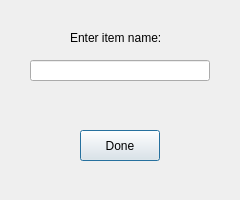
<?xml version="1.0" encoding="UTF-8"?>
<ui version="4.0">
 <class>new_weekly_material</class>
 <widget class="QDialog" name="new_weekly_material">
  <property name="geometry">
   <rect>
    <x>0</x>
    <y>0</y>
    <width>240</width>
    <height>200</height>
   </rect>
  </property>
  <property name="windowTitle">
   <string>Dialog</string>
  </property>
  <widget class="QPushButton" name="pushButton">
   <property name="geometry">
    <rect>
     <x>80</x>
     <y>130</y>
     <width>80</width>
     <height>31</height>
    </rect>
   </property>
   <property name="text">
    <string>Done</string>
   </property>
  </widget>
  <widget class="QLabel" name="label">
   <property name="geometry">
    <rect>
     <x>70</x>
     <y>30</y>
     <width>90</width>
     <height>16</height>
    </rect>
   </property>
   <property name="text">
    <string>Enter item name:</string>
   </property>
  </widget>
  <widget class="QLineEdit" name="lineEdit">
   <property name="geometry">
    <rect>
     <x>30</x>
     <y>60</y>
     <width>180</width>
     <height>21</height>
    </rect>
   </property>
  </widget>
 </widget>
 <resources/>
 <connections/>
</ui>
